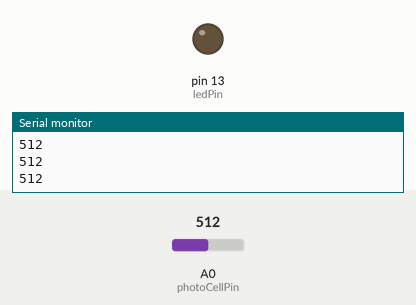
Recording of a sketch running on a simulated Arduino Uno, built with avr-gcc and run on an emulated ATmega328P. Shown: output pins drawn as LEDs (lit = HIGH), the last lines printed to the serial monitor. The test bench sets the inputs (shaded band); at power-on: A0 (photoCellPin) = 512.

Above: at 1.2 s.
1.3 s: A0 (photoCellPin) set to 22
2.8 s: A0 (photoCellPin) set to 17
At 3.6 s:
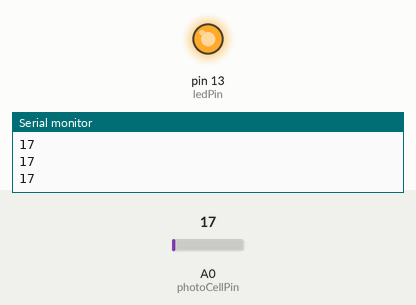
4.3 s: A0 (photoCellPin) set to 146
5.8 s: A0 (photoCellPin) set to 168
At 7.0 s:
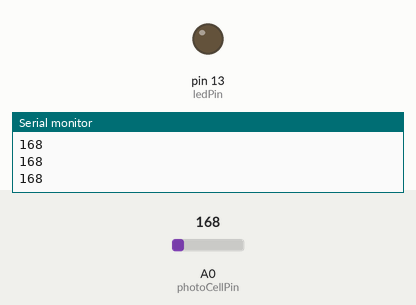
7.3 s: A0 (photoCellPin) set to 10
At 8.1 s:
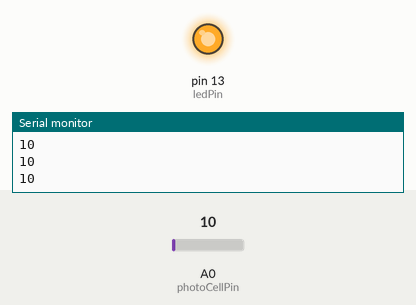
Timing chart, 0 to 9.8 s (numbered marks = the images above; inputs shaded):
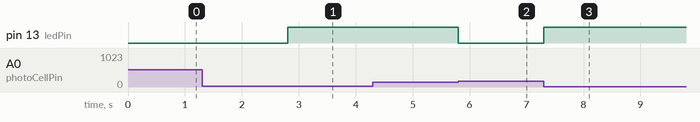

The sketch:

photoCell.ino
```cpp
const int buttonPin = 2;
const int ledPin = 13;
int ledState = 0;
const int photoCellPin = A0;
int photoCellValue = 0;

void setup() {
  pinMode(ledPin, OUTPUT);
  Serial.begin(9600);
}

void loop() {
  photoCellValue =analogRead(photoCellPin);
  if(photoCellValue < 20){
    digitalWrite(ledPin, HIGH);
  }
  if(photoCellValue > 160) {
    digitalWrite(ledPin, LOW);
  }
  Serial.println(photoCellValue);
}
```

Measured:
- the behaviour switches between 20 and 19 on A0 (photoCellPin) (found by bisection; images 0 and 1)
- the behaviour switches between 160 and 161 on A0 (photoCellPin) (found by bisection; images 1 and 2)
- after the input at 2.8 s, pin 13 (ledPin): LOW → HIGH at once
- after the input at 5.8 s, pin 13 (ledPin): HIGH → LOW at once
- after the input at 7.3 s, pin 13 (ledPin): LOW → HIGH at once
